Frame 1 (no input): blank canvas, image omitted
Frame 60 (the mouse pressed at the canvas centre just before this capture): blank canvas, image omitted
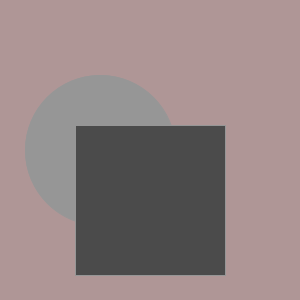
Frame 120 (the mouse held since frame 60 and released just before this capture)

The Processing sketch whose frames 1 and 60 were blank and that drew this single picture after the mouse press (run headless with seeded random() and noise(); from frame 60 on, the mouse is pressed at the canvas centre):

// Processing sketch: processing_35657
// ── processing_35657.pde

void setup(){
  size(300,300);
}

void draw(){
  background(175,mouseX,mouseY);
  stroke(mouseX,mouseX,mouseX);
  //noStroke();
  fill(mouseX,mouseX,mouseY);
  ellipse(100,mouseX,mouseY,mouseX);
  fill(mouseY/2,mouseY/2,mouseX/2);
  rectMode(CENTER);
  rect(mouseY,200,mouseX,mouseY);
}
